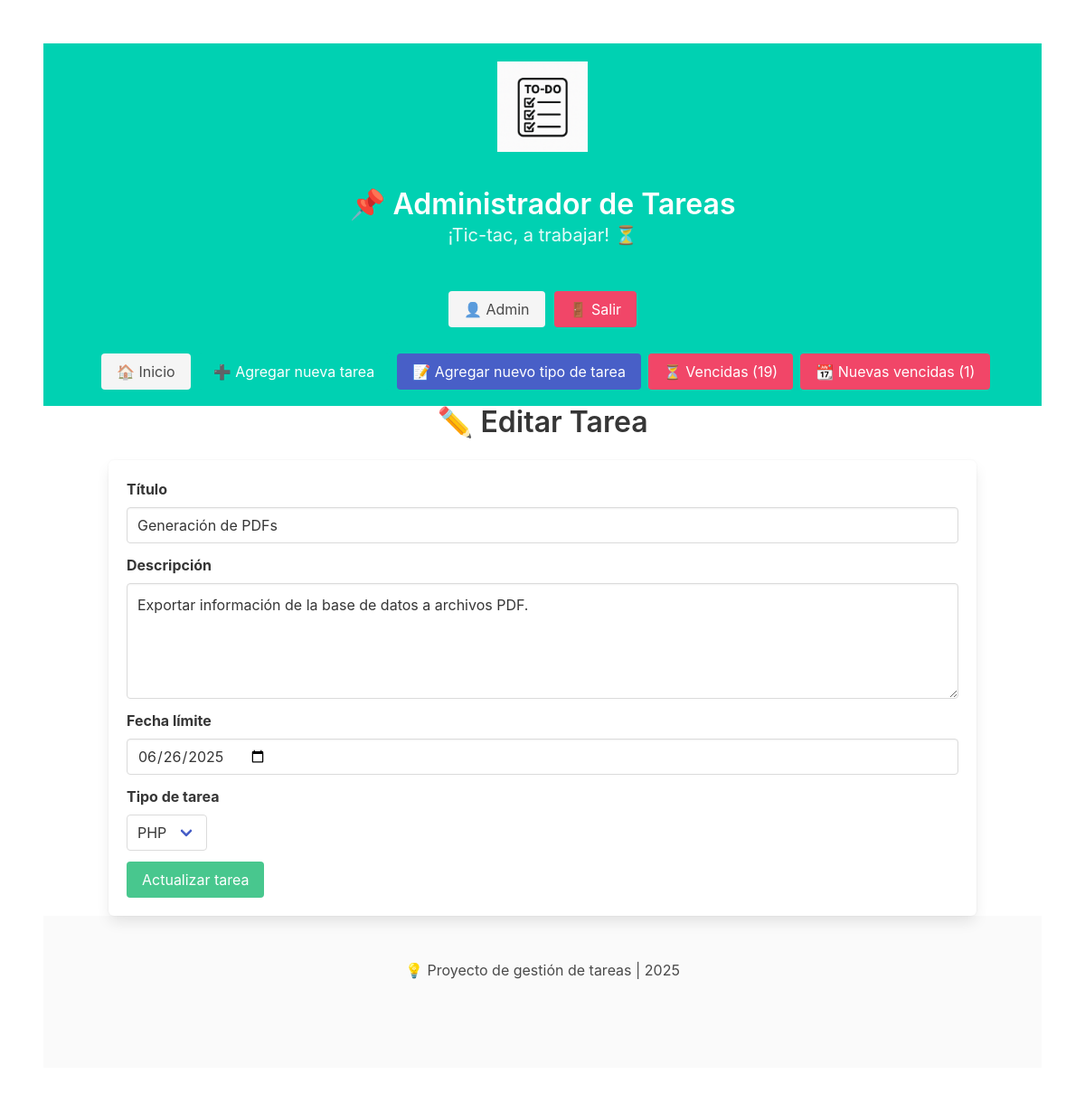
/editar.php?id=8 (signed in), run on the app's committed database.
### tables this page shows
CREATE TABLE tareas (
    id INT AUTO_INCREMENT PRIMARY KEY,
    titulo VARCHAR(100) NOT NULL,
    descripcion TEXT,
    fecha_limite DATE,
    completada BOOLEAN DEFAULT 0
);

CREATE TABLE tipo_tarea (
    code_de_tarea INT PRIMARY KEY,
    tipo_de_tarea VARCHAR(50) NOT NULL
);

### editar.php (the view, shortened to what this page needs)
<?php
include 'config.php';
$id = isset($_GET['id']) ? intval($_GET['id']) : 0;
$result = $conn->query("SELECT * FROM tareas WHERE id = $id");
$tarea = $result->fetch_assoc();
$tiposTarea = $conn->query("SELECT * FROM tipo_tarea");
?>
<!DOCTYPE html>
<html>
<head>
    <link rel="stylesheet" href="https://cdn.jsdelivr.net/npm/bulma@0.9.4/css/bulma.min.css">
    <link rel="stylesheet" href="style.css">
</head>
<body class="section">
<?php include 'header.php';?>
<div class="container">
    <h1 class="title has-text-centered">✏️ Editar Tarea</h1>
    <form action="actualizar.php" method="post" class="box">
        <div class="field">
            <label class="label">Título</label>
            <div class="control">
                <input class="input" type="text" name="titulo" value="<?= htmlspecialchars($tarea['titulo']) ?>" required>
            </div>
        </div>
        <div class="field">
            <label class="label">Descripción</label>
            <div class="control">
                <textarea class="textarea" name="descripcion"><?= htmlspecialchars($tarea['descripcion']) ?></textarea>
            </div>
        </div>
        <div class="field">
            <label class="label">Fecha límite</label>
            <div class="control">
                <input class="input" type="date" name="fecha_limite" value="<?= $tarea['fecha_limite'] ?>">
            </div>
        </div>
        <div class="field">
            <label class="label">Tipo de tarea</label>
            <div class="control">
                <div class="select">
                    <select name="code_de_tarea">
                        <?php while ($tipo = $tiposTarea->fetch_assoc()): ?>
                            <option value="<?= $tipo['code_de_tarea'] ?>" <?= $tipo['code_de_tarea'] == $tarea['code_de_tarea'] ? 'selected' : '' ?>>
                                <?= htmlspecialchars($tipo['tipo_de_tarea']) ?>
                            </option>
                        <?php endwhile; ?>
                    </select>
                </div>
            </div>
        </div>
        <div class="control">
            <button class="button is-success">Actualizar tarea</button>
        </div>
    </form>
</div>
<?php include 'footer.php';?>
</body>
</html>

### data on the page
tareas: titulo "Generación de PDFs", descripcion "Exportar información de la base de datos a archivos PDF.", fecha_limite "06/26/2025", code_de_tarea "PHP"

### other printed values
$_SESSION["usuario_nombre"] "Admin"
$totalVencidas['total'] "19"
$nuevasVencidas['nuevos'] "1"
